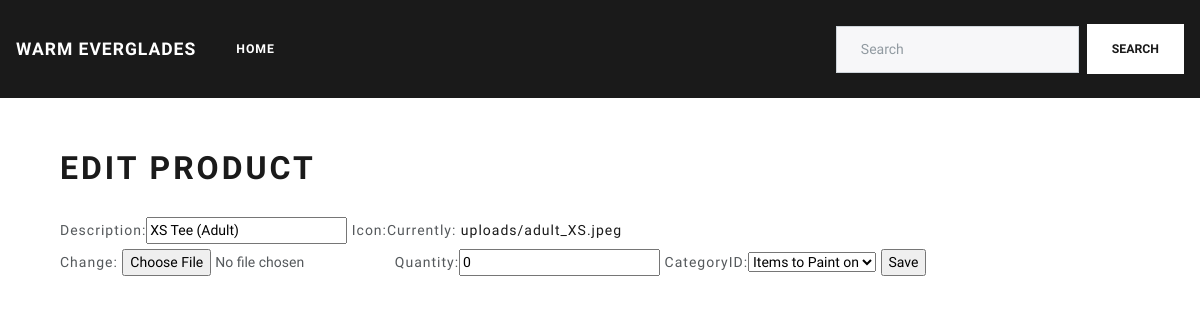
The page /productForm/1 on the database its author committed.
### inventory_tracking/models.py (models this page shows, shortened)
class Product(models.Model):
	description = models.CharField(max_length=200)
	quantity = models.IntegerField(default=0)
	icon = models.ImageField(upload_to = 'uploads/')
	categoryID = models.ForeignKey(Category, on_delete=models.CASCADE)

### inventory_tracking/views.py (the view)
# urls.py: path('productForm', views.get_product, name='get_product'),
def get_product(request, product_id=None):
    if product_id:
        product = Product.objects.get(pk=product_id)
    else:
        product = None
    if request.method == 'POST':
        form = ProductForm(request.POST, request.FILES, instance=product)
        if form.is_valid():
            form.save()
            return HttpResponseRedirect(reverse('view_category', args=(form.cleaned_data.get('categoryID').id,) ))
    else:
        form = ProductForm(instance=product)
    return render(request, 'productForm.html', {'form': form, 'product_id': product_id})

### inventory_tracking/forms.py
class ProductForm(forms.ModelForm):
	class Meta:
		model = Product
		fields = ['description', 'icon', 'quantity', 'categoryID']

### inventory_tracking/models.py (called while the page is built)
	def __str__(self):
		return self.name

### inventory_tracking/templates/productForm.html (shortened to what this page needs)
{% extends 'base.html' %}
{% block content %}
<div class="container">
	{% if product_id %}
	<h1 class="h1_spacing">Edit Product</h1>
	<form enctype="multipart/form-data" action="{% url 'get_product' product_id %}" method="post">
	{% else %}
	<h1 class="h1_spacing">Add Product</h1>
	<form enctype="multipart/form-data" action="{% url 'get_product' %}" method="post">
	{% endif %}
	    {{ form }}
	    <input type="submit" value="Save">
	</form>
</div>
{% endblock %}

### static/css/my_style.css (style rules this page uses)
.h1_spacing { margin-top: 30px; margin-bottom: 30px; }

### rows shown on the page
Product: description "XS Tee (Adult)", quantity "0", categoryID "Items to Paint on"
